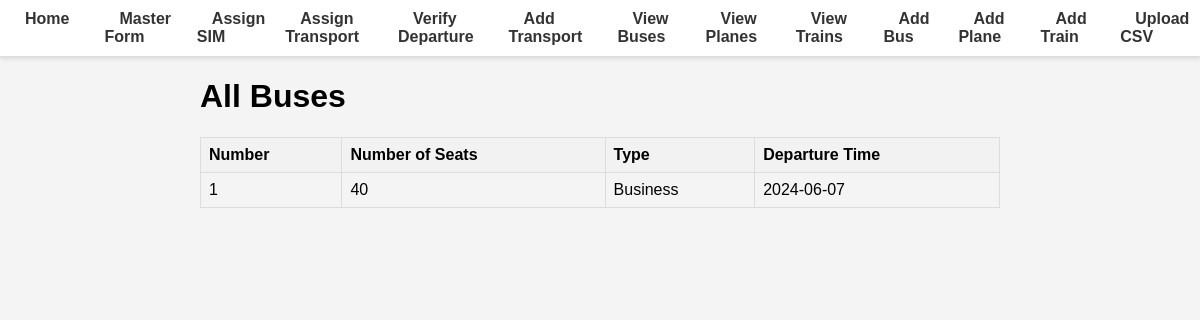
Screenshot of /view-buses/ with the database file from the repository.
### database.py (models this page shows)
class Transport(Base):
    __tablename__ = "transport"
    id = Column(Integer, primary_key=True, index=True)
    departure_time = Column(Date, nullable=False)
    type = Column(String, nullable=False)
    transport_type = Column(String, nullable=False)
    __mapper_args__ = {
        'polymorphic_on': transport_type,
        'polymorphic_identity': 'transport'
    }

class Bus(Transport):
    __tablename__ = "bus"
    bus_id = Column(Integer, ForeignKey('transport.id'), primary_key=True)
    bus_number = Column(String, nullable=False)
    no_of_seats = Column(Integer, nullable=False)
    type = Column(String, index=True)
    __mapper_args__ = {
        'polymorphic_identity': 'bus',
    }

class Transport(Base):
    __tablename__ = "transport"
    id = Column(Integer, primary_key=True, index=True)
    departure_time = Column(Date, nullable=False)
    type = Column(String, nullable=False)
    transport_type = Column(String, nullable=False)
    __mapper_args__ = {
        'polymorphic_on': transport_type,
        'polymorphic_identity': 'transport'
    }

### main.py (the view)
@app.get("/view-buses/")
def view_buses(request: Request, db: Session = Depends(get_db)):
    buses = db.query(Bus).all()
    return templates.TemplateResponse("view_buses.html", {"request": request, "buses": buses})

### templates/view_buses.html
{% extends "base.html" %}
{% block content %}
<h1>All Buses</h1>
<table>
    <tr>
        <th>Number</th>
        <th>Number of Seats</th>
        <th>Type</th>
        <th>Departure Time</th>
    </tr>
    {% for bus in buses %}
    <tr>
        <td>{{ bus.bus_number }}</td>
        <td>{{ bus.no_of_seats }}</td>
        <td>{{ bus.type }}</td>
        <td>{{ bus.departure_time }}</td>
    </tr>
    {% endfor %}
</table>
{% endblock %}

### static/styles.css (style rules this page uses)
body { font-family: Arial, sans-serif; margin: 0; padding: 0; background-color: #f4f4f4; }
table { width: 100%; border-collapse: collapse; margin-bottom: 20px; }
table, th, td { border: 1px solid #ddd; }
th, td { padding: 8px; text-align: left; }
th { background-color: #f2f2f2; }

### rows the page displays
Bus: bus_number "1", no_of_seats "40", type "Business", departure_time "2024-06-07"
